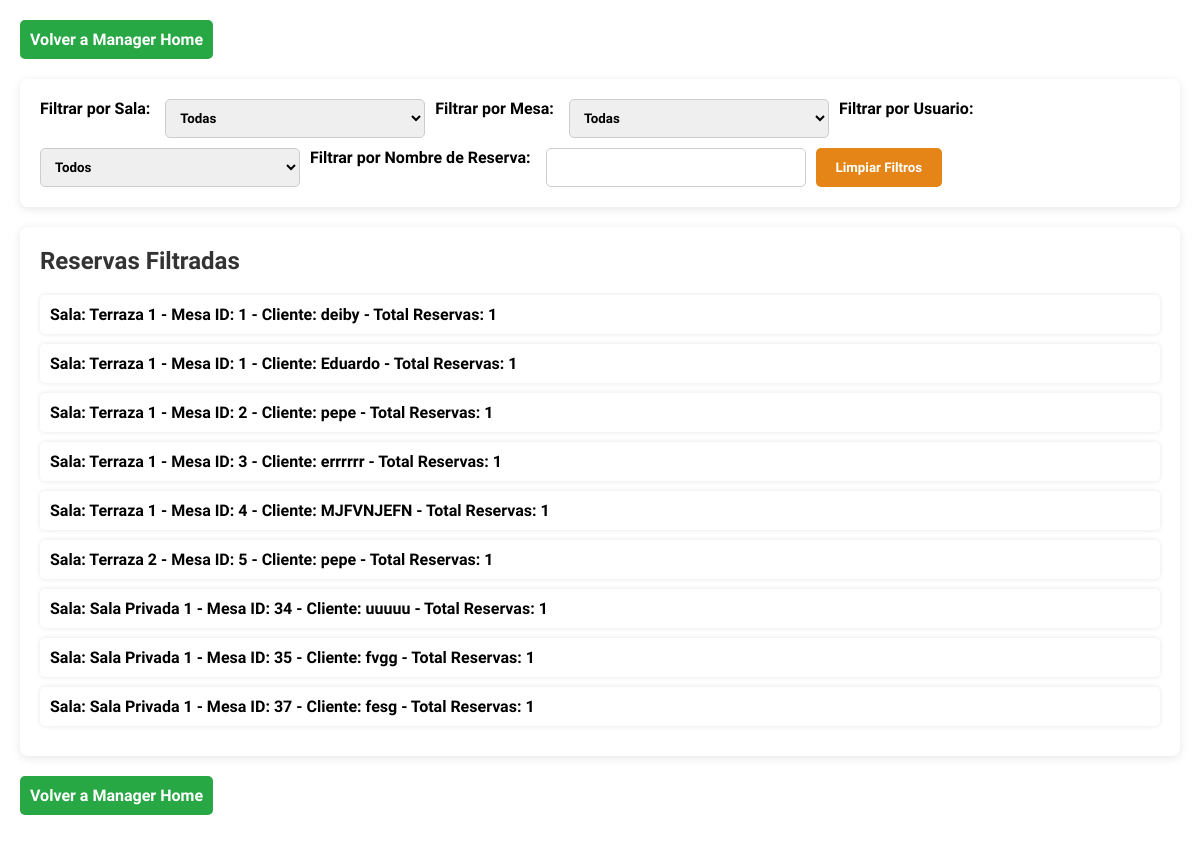
The page /Manager/historial.php on the database its author committed.
### tables this page shows
CREATE TABLE IF NOT EXISTS `mesas` (
  `id_mesa` int NOT NULL AUTO_INCREMENT,
  `capacidad` int NOT NULL,
  `id_sala` int DEFAULT NULL,
  PRIMARY KEY (`id_mesa`),
  KEY `id_sala_idx` (`id_sala`)
);

CREATE TABLE IF NOT EXISTS `salas` (
  `id_sala` int NOT NULL AUTO_INCREMENT,
  `nombre` varchar(100) NOT NULL,
  `capacidad` int NOT NULL,
  `imagen` varchar(255) DEFAULT NULL,
  PRIMARY KEY (`id_sala`)
);

### Manager/historial.php (the view, shortened to what this page needs)
<?php
include '../conexion.php';
$salaSeleccionada = $_POST['sala'] ?? '';
$mesaSeleccionada = $_POST['mesa'] ?? '';
$usuarioSeleccionado = $_POST['usuario'] ?? '';
$nombreReserva = $_POST['nombre_reserva'] ?? '';
$queryReservas = "SELECT s.nombre, m.id_mesa, r.nombre_cliente, COUNT(r.id_reserva) AS total_reservas
                  FROM salas s
                  LEFT JOIN mesas m ON s.id_sala = m.id_sala
                  LEFT JOIN reservas r ON m.id_mesa = r.id_mesa
                  LEFT JOIN usuarios u ON r.camarero_id = u.id_usuario
                  WHERE (:sala = '' OR s.id_sala = :sala)
                  AND (:mesa = '' OR m.id_mesa = :mesa)
                  AND (:usuario = '' OR u.id_usuario = :usuario)
                  AND (:nombre_reserva = '' OR r.nombre_cliente LIKE :nombre_reserva)
                  GROUP BY s.id_sala, m.id_mesa, r.nombre_cliente";
$stmtReservas = $con->prepare($queryReservas);
$stmtReservas->bindParam(':sala', $salaSeleccionada);
$stmtReservas->bindParam(':mesa', $mesaSeleccionada);
$stmtReservas->bindParam(':usuario', $usuarioSeleccionado);
$nombreReservaWildcard = "%$nombreReserva%";
$stmtReservas->bindParam(':nombre_reserva', $nombreReservaWildcard);
$stmtReservas->execute();
?>
<!DOCTYPE html>
<html lang="es">
<head>
</head>
<body>
    <a href="manager_home.php" class="btn-volver">Volver a Manager Home</a>
    <form method="post" action="" id="filterForm">
        <label for="sala">Filtrar por Sala:</label>
        <select name="sala" id="sala" onchange="autoSubmit()">
            <option value="">Todas</option>
        </select>
        <label for="mesa">Filtrar por Mesa:</label>
        <select name="mesa" id="mesa" onchange="autoSubmit()">
            <option value="">Todas</option>
        </select>
        <label for="usuario">Filtrar por Usuario:</label>
        <select name="usuario" id="usuario" onchange="autoSubmit()">
            <option value="">Todos</option>
        </select>
        <label for="nombre_reserva">Filtrar por Nombre de Reserva:</label>
        <input type="text" name="nombre_reserva" id="nombre_reserva" value="<?= htmlspecialchars($nombreReserva) ?>" oninput="autoSubmit()">
        <button type="submit" name="limpiar">Limpiar Filtros</button>
    </form>
    <div class="reservas-filtradas">
        <h2>Reservas Filtradas</h2>
        <?php while ($fila = $stmtReservas->fetch(PDO::FETCH_ASSOC)): ?>
            <p>Sala: <?= $fila['nombre'] ?> - Mesa ID: <?= $fila['id_mesa'] ?> - Cliente: <?= $fila['nombre_cliente'] ?> - Total Reservas: <?= $fila['total_reservas'] ?></p>
        <?php endwhile; ?>
    </div>
    <a href="manager_home.php" class="btn-volver">Volver a Manager Home</a>
</body>
</html>

### Manager/historial.php (style rules this page uses)
* { margin: 0; box-sizing: border-box; font-family: "Kanit", sans-serif; font-weight: 600; }
body { background-image: url('ruta/a/tu/imagen.jpg'); background-size: cover; background-position: center; padding: 20px; }
.btn-volver { display: inline-block; margin-bottom: 20px; padding: 10px; background-color: #28a745; color: white; text-decoration: none; text-align: center; border-radius: 5px; border: none; cursor: pointer; }
form { display: flex; flex-wrap: wrap; gap: 10px; margin-bottom: 20px; padding: 20px; background-color: rgba(255, 255, 255, 0.9); border-radius: 8px; box-shadow: 0 2px 10px rgba(0, 0, 0, 0.1); }
label { margin-right: 5px; font-weight: bold; }
select, input[type="text"] { padding: 10px; border: 1px solid #ccc; border-radius: 5px; width: calc(25% - 20px); }
button { padding: 10px 20px; background-color: #e58517; color: white; border: none; border-radius: 5px; cursor: pointer; transition: background-color 0.3s; }
h2 { color: #333; margin-bottom: 20px; }
.reservas-filtradas { background-color: #fff; padding: 20px; border-radius: 8px; box-shadow: 0 2px 10px rgba(0, 0, 0, 0.1); margin-bottom: 20px; }
p { background-color: #fff; padding: 10px; border-radius: 5px; box-shadow: 0 0 5px rgba(0, 0, 0, 0.1); margin-bottom: 10px; }

### rows shown on the page
mesas: id_sala.nombre "Terraza 1", id_mesa "1", nombre_cliente "deiby", total_reservas "1", nombre_cliente "Eduardo"
mesas: id_sala.nombre "Terraza 1", id_mesa "2", nombre_cliente "pepe", total_reservas "1"
mesas: id_sala.nombre "Terraza 1", id_mesa "3", nombre_cliente "errrrrr", total_reservas "1"
mesas: id_sala.nombre "Terraza 1", id_mesa "4", nombre_cliente "MJFVNJEFN", total_reservas "1"
mesas: id_sala.nombre "Terraza 2", id_mesa "5", nombre_cliente "pepe", total_reservas "1"
mesas: id_sala.nombre "Sala Privada 1", id_mesa "34", nombre_cliente "uuuuu", total_reservas "1"
mesas: id_sala.nombre "Sala Privada 1", id_mesa "35", nombre_cliente "fvgg", total_reservas "1"
mesas: id_sala.nombre "Sala Privada 1", id_mesa "37", nombre_cliente "fesg", total_reservas "1"
